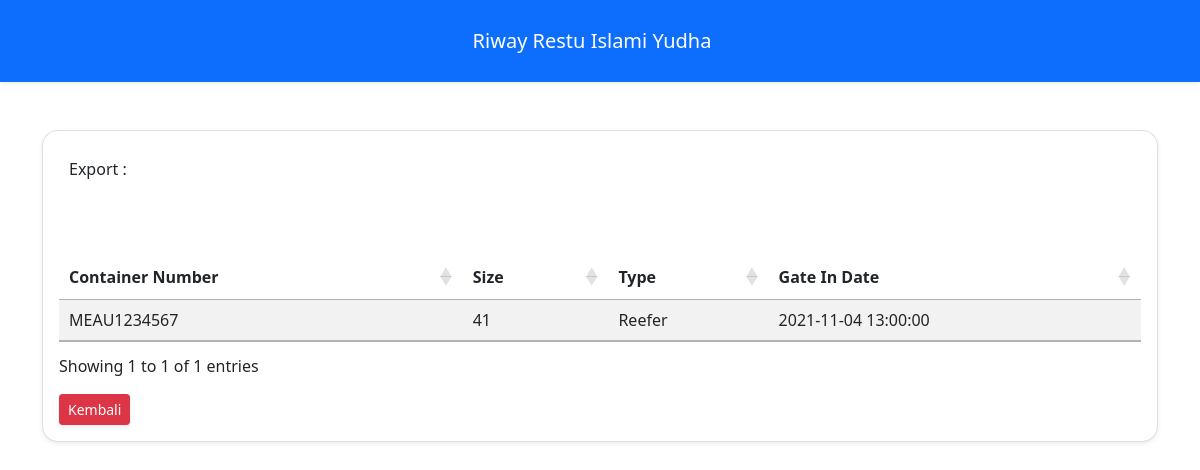
Page /cdp/detail/3 on the committed database.
### tables this page shows
CREATE TABLE `container` (
  `id` int(11) NOT NULL,
  `container_no` varchar(25) NOT NULL,
  `size` int(10) NOT NULL,
  `type` varchar(10) NOT NULL,
  `gate_in` datetime NOT NULL
);

### application/controllers/Cdp.php (called while the page is built, shortened)
<?php
class Cdp extends CI_Controller {
     public function __construct()
    {
        $this->load->model('Cdp_model');
        $this->load->library('form_validation');
    }
    public function detail($id)
    {
        $data['container'] = $this->Cdp_model->getContainerById($id);
        $this->load->view('templates/header');
        $this->load->view('cdp/detail', $data);
        $this->load->view('templates/footer');
    }
}

### index.php (called while the page is built, shortened)
<?php
require_once BASEPATH.'core/CodeIgniter.php';

### application/models/Cdp_model.php (called while the page is built, shortened)
<?php
class Cdp_model extends CI_model
{
    public function getContainerById($id)
    {
        return $this->db->get_where('container', ['id' => htmlspecialchars($id)])->row_array();
    }
}

### application/views/cdp/detail.php (the view, shortened to what this page needs)
<div class="container">
   <div class="card round shadow-sm my-5">
      <div class="card-body">
         <div id="buttons2" style="padding: 10px; margin-bottom: 10px;width: 25%;">
               <p>Export :</p>
         </div>
         <table class="table table-striped table-hover mt-5" id="myTable">
            <thead>
               <th>Container Number</th>
               <th>Size</th>
               <th>Type</th>
               <th>Gate In Date</th>
            </thead>
            <tbody>
                  <tr>
                     <td><?=$container['container_no']?></td>
                     <td><?=$container['size']?></td>
                     <td><?=$container['type']?></td>
                     <td><?=$container['gate_in']?></td>
                  </tr>
            </tbody>
         </table>
         <div class="row mt-3">
            <div class="col-sm">
               <a href="<?=base_url()?>" class="btn btn-danger btn-sm shadow-sm" >Kembali</a>
            </div>
         </div>
      </div>
   </div>
</div>

### application/views/templates/header.php (style rules this page uses)
.round { border-radius : 1em; }

### rows in the picture
container: container_no "MEAU1234567", size "41", type "Reefer", gate_in "2021-11-04 13:00:00"
